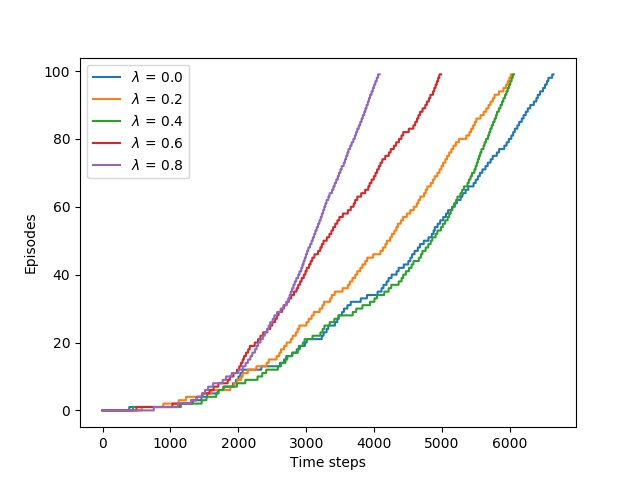

Reproduce this figure in Python.
import numpy as np
import matplotlib.pyplot as plt
from sarsa_lambda import sarsa_lambda
from windy_setup import *

# initialization 
initial_Q = np.zeros([70,4])
initial_state = stateSpace.index([0,3])
gamma = 1
alpha = 0.5
epsilon = 0.1
num_episodes = 100
action_str=['left','up', 'right', 'down']  

lambdas = np.arange(0,1,0.2)

fig = plt.figure()
for lambda_ in lambdas:
    print('lambda: ',lambda_)
    _, steps,_ = sarsa_lambda(initial_Q, initial_state, transition, 
                         num_episodes, gamma,alpha, lambda_, epsilon)
    episodes = []
    for ep in range(num_episodes):
        episodes.extend([ep] * steps[ep])  
    plt.plot(episodes,label=r'$\lambda$ = ' +str(np.round(lambda_,1)))
    
plt.legend(loc=0)                      
plt.xlabel('Time steps')
plt.ylabel('Episodes')
plt.show()
fig.savefig('windy_sarsaLambda.jpg') 

# larger lambda means larger learning rate.









    
